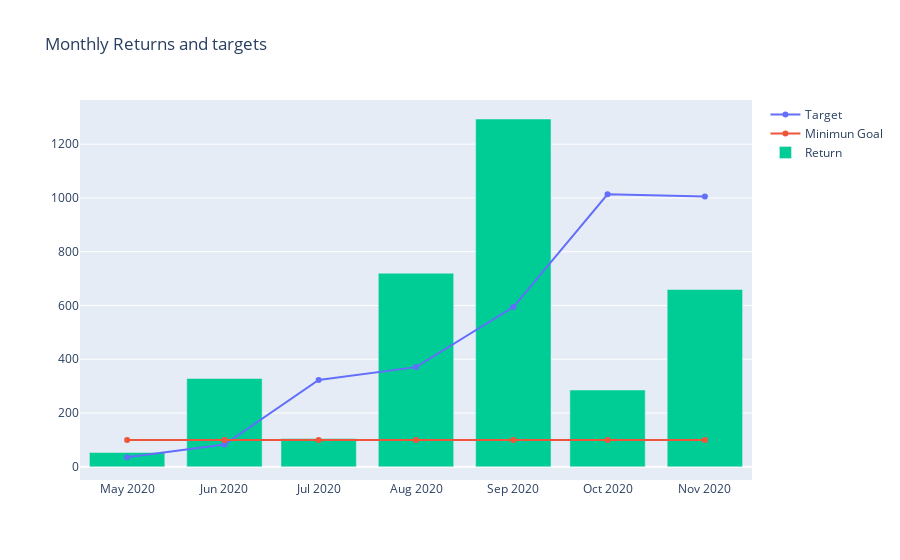

The code cell stored with this chart in its notebook:
### Code cell
# Monthly Returns and targets
fig = go.Figure(data=[
    go.Scatter(name='Target', x=summary_df['Date'], y=summary_df['Target']),
    go.Scatter(name='Minimun Goal', x=summary_df['Date'], y=[100 for x in range(len(summary_df['Date']))]),
    go.Bar(name='Return', x=monthly_returns_df['Date'], y=monthly_returns_df['Returns']),
])

# Change the bar mode
fig.update_layout(barmode='overlay', title='Monthly Returns and targets')
py.offline.iplot(fig)

### Figure 1 — Plotly figure (JSON) as saved in the notebook; plotly's stock layout.template omitted (floating-point values rounded to 4 significant figures)
{"data": [{"name": "Target", "type": "scatter", "x": ["2020-05", "2020-06", "2020-07", "2020-08", "2020-09", "2020-10", "2020-11"], "y": [35.43, 82.98, 323.2, 370.7, 594.1, 1014.0, 1006.0]}, {"name": "Minimun Goal", "type": "scatter", "x": ["2020-05", "2020-06", "2020-07", "2020-08", "2020-09", "2020-10", "2020-11"], "y": [100, 100, 100, 100, 100, 100, 100]}, {"name": "Return", "type": "bar", "x": ["2020-05", "2020-06", "2020-07", "2020-08", "2020-09", "2020-10", "2020-11"], "y": [53.33, 328.5, 105.1, 720.0, 1294.0, 285.5, 659.5]}], "layout": {"autosize": true, "barmode": "overlay", "title": {"text": "Monthly Returns and targets"}, "xaxis": {"autorange": true, "range": ["2020-04-16", "2020-11-16"], "type": "date"}, "yaxis": {"autorange": true, "range": [-55.29, 1365.0], "type": "linear"}}}
